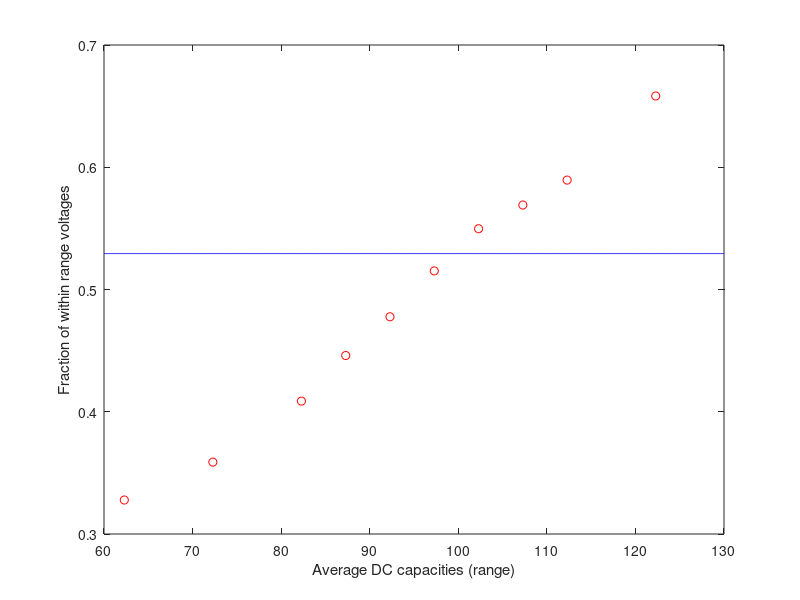

Here is the MATLAB script that generated this plot:
caps = [62.2892
   72.2892
   87.2892
   97.2892
  107.2892
   82.2892
   92.2892
  102.2892
  112.2892
  122.2892];

fracs = [ 
    0.3278
    0.3588
    0.4460
    0.5152
    0.5691
    0.4087
    0.4777
    0.5497
    0.5895
    0.6583];

plot(caps, fracs, 'or');

hold on;
x = 60:0.05:130;
y = 0.5294*(ones(1,length(x)));
plot(x,y, '-b');
xlabel('Average DC capacities (range)');
ylabel('Fraction of within range voltages');